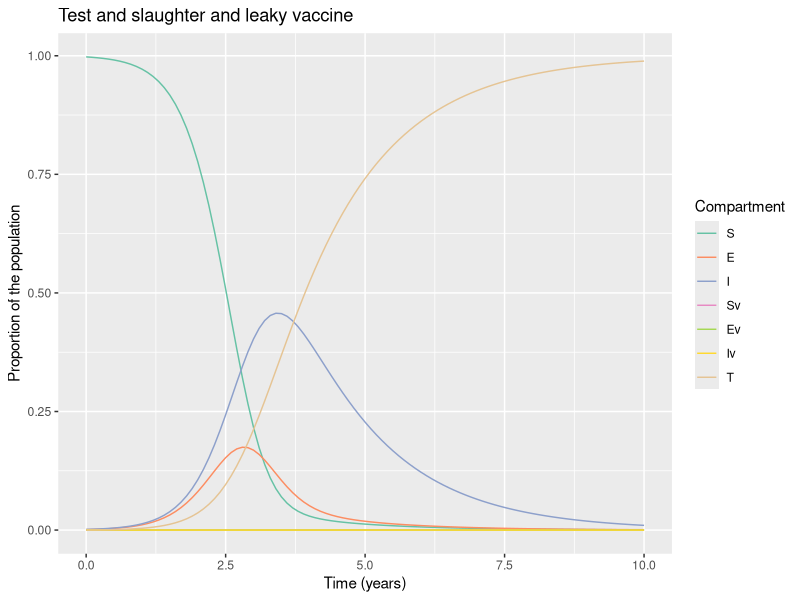

This chart was generated by the following R code:
# LOAD THE PACKAGES:
library(deSolve)
library(reshape2)
library(ggplot2)


# MODEL INPUTS:

initial_state_values <- c(S = 1224000 - 2891,
                          E = 1000,        
                          I = 1891,        
                          Sv = 0,      
                          Ev = 0,
                          Iv = 0,
                          T = 0)      

# Parameters
#R0=????b/(??(??+??)(??+??))= 24.57
#R0= beta/delta = 1.42
parameters <- c(beta = 5.2,     # the infection rate in units of years^-1  
                delta = 0.01*365,     # the latency period in units of years^-1 
                c_s = 0.3,       # the reduction in the force of infection
                # acting on those vaccinated
                c_i = 0.3,# the reduction in the infectivity of vaccinated infected bovines  
                u = 1/5,#death rate in units of years^-1 
                a = 0.71 , #testing rate in units of years^-1
                b = 1/5, #birth rate in units of years^-1
                vc = 0,  # vaccination rate
                w = 0.000442) #wildife infection rate
              
             

# TIMESTEPS:

# Sequence of timesteps to solve the model at
times <- seq(from = 0, to = 10, by =0.1)#from 0 to 10 years, daily intervalS
# MODEL FUNCTION: 

vaccine_model <- function(time, state, parameters) {  
  
  with(as.list(c(state, parameters)), {    
    
    # Defining lambda as a function of beta and E:
    N <- S + E + I + Sv + Ev + Iv 
    lambda <- beta * I/N + c_i * beta * Iv/N 
    # the Ev compartment gets c_i times less infected than the E compartment
    
    
    # The differential equations
    dS <- -lambda * S - u * S - S * w - vc * S + (b * N * (1-vc))          
    dE <- lambda * S - delta * E - u * E - vc * E 
    dT <- a * I + a * Iv
    dI <- delta * E - a * I - u * I + S * w 
    dSv <- -c_s * lambda * Sv - u * Sv + vc * S  + b * N * vc - Sv * w            
    dEv <- c_s * lambda * Sv - delta * Ev - u * Ev + vc * E 
    dIv <- delta * Ev - a * Iv - u * Iv + Sv * w 
    
    return(list(c(dS, dE, dI, dSv, dEv, dIv, dT))) 
  })
  
}

# MODEL OUTPUT:

# Solving the differential equations using the ode integration algorithm
output <- as.data.frame(ode(y = initial_state_values, 
                            times = times, 
                            func = vaccine_model,
                            parms = parameters))

# PLOT THE OUTPUT

# turn output dataset into long format
output_long <- melt(as.data.frame(output), id = "time")

# Adding a column for the prevalence proportion to the long-format output
output_long$prevalence <- output_long$value/sum(initial_state_values)

# Plot the number in each compartment over time
ggplot(data = output_long,                                               
       aes(x = time, y = prevalence, colour = variable, group = variable)) +  
  geom_line() +                                                          
  xlab("Time (years)")+                                                   
  ylab("Proportion of the population") +
  labs(title = paste("Test and slaughter and leaky vaccine"), 
       colour = "Compartment") +
  scale_colour_brewer(palette = "Set2")

#incidence<- diff(output_long$value[output_long$variable=="T"])
#plot(incidence)
